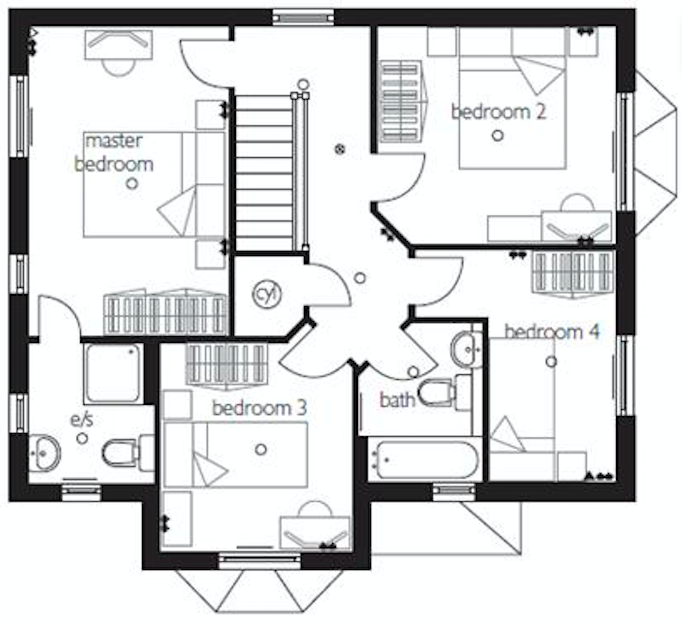
#> input picture Data/floorplans_VOA_cropped/DFirstFloor_cropped.png, 682 x 621 px, found by its file name
$ jupyter execute --allow-errors 'Text Detection and Recognition.ipynb'
#> lines starting #> are read from the running program, lines starting #| are printed output that depends on the picture
[cell 1]
import cv2
import numpy as np
from matplotlib import pyplot as plt
from bearing_walls import *
import random
from colored_space import *
from external_wall_contours import *
from colored_space import *
from textual_layer import *

[cell 2]
image_path = "/Users/areebakamil/PycharmProjects/floorPlanAnalysis/Data/floorplans_VOA_cropped/DFirstFloor_cropped.png"
image = cv2.imread(image_path)
#> image is the input picture: shape (621, 682, 3); mean B, G, R 217.7, 217.2, 216.3

words_list = ['bedroom', 'master', 'living', 'family', 'bathroom','bath','shower','reception',
              'kitchen', 'dining',
              'office', 'study', 'utility', 'pantry',
              'laundry', 'lndry','conservatory', 'garage', 'lounge','hall','hallway', 'porch', 'en-suite',
              'w/c', 'wc','ec','e/s','stairs', 'staircase', 'cupboard', 'lift', 'lobby']

alphabets = set('abcdefghijklmnopqrstuvwxyz ABCDEFGHIJKLMNOPQRSTUVWXYZ')

#> (the rest of this cell did not finish here and is left out)

[cell 3]
# Returns a bounding box and probability score if it is more than minimum confidence
# [41 lines left out: function predictions, not called in this run]

[cell 4]
a,b,c = image.shape
#> a = 621; b = 682; c = 3
blank_img = np.ones([a, b, c], dtype=np.uint8)
blank_img.fill(255)
#> blank_img: shape (621, 682, 3); every value is 255

# TEXT DETECTION

# Saving a original image and shape
orig = image.copy()
(origH, origW) = image.shape[:2]
#> origH = 621; origW = 682

# set the new height and width to default 320 by using args #dictionary.
(newW, newH) = (args["width"], args["height"])

# Calculate the ratio between original and new image for both height and weight.
# This ratio will be used to translate bounding box location on the original image.
rW = origW / float(newW)
#> rW = 2.13
rH = origH / float(newH)
#> rH = 1.94

# resize the original image to new dimensions
image = cv2.resize(image, (newW, newH))
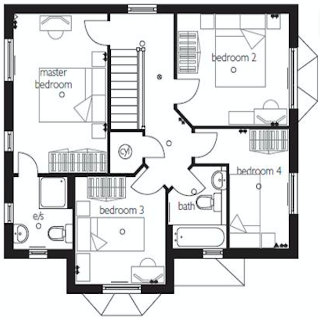
#> image: shape (320, 320, 3); mean B, G, R 217.6, 217.1, 216.2
(H, W) = image.shape[:2]
#> H = 320; W = 320

# construct a blob from the image to forward pass it to EAST model
blob = cv2.dnn.blobFromImage(image, 1.0, (W, H),
                             (123.68, 116.78, 103.94), swapRB=True, crop=False)

# load the pre-trained EAST model for text detection
#> (the rest of this cell did not finish here and is left out)

#> (a cell that did not finish here is left out)

[cell 6]
text_list = []
# Moving over the results and display on the image
#> (the rest of this cell did not finish here and is left out)

[cell 7]
plt.figure(figsize = (60,6))
plt.imshow(blank_img, cmap='gray')
plt.title('blank_img')
plt.xticks([]), plt.yticks([])
plt.show()

[cell 8]
# print the text detected
print("\nText Detected:")
print(text_list)

cleaned_list = []
corrected_list = []
words_to_keep = []

discard_list = []

for detected_word in text_list:
    check = False
    for word in words_list:
        if word in detected_word.lower():
            check = True
            words_to_keep.append(word)
            continue
    if check is False:
        discard_list.append(detected_word)

print("\nDiscarded List:")
print(discard_list)


print("\nExtra Text discarded:")
print(words_to_keep)

# count the number of rooms detected
print("\nCount of the number of rooms detected:")
final_count = Counter(words_to_keep)
for key, value in final_count.items():
    print(key + ": ", value)
